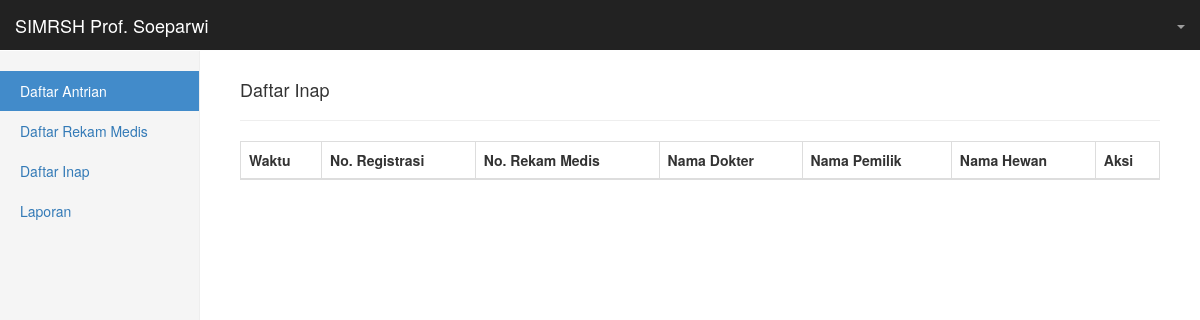
The page /index.php/rekammedis/daftar_inap on the database as committed earlier.
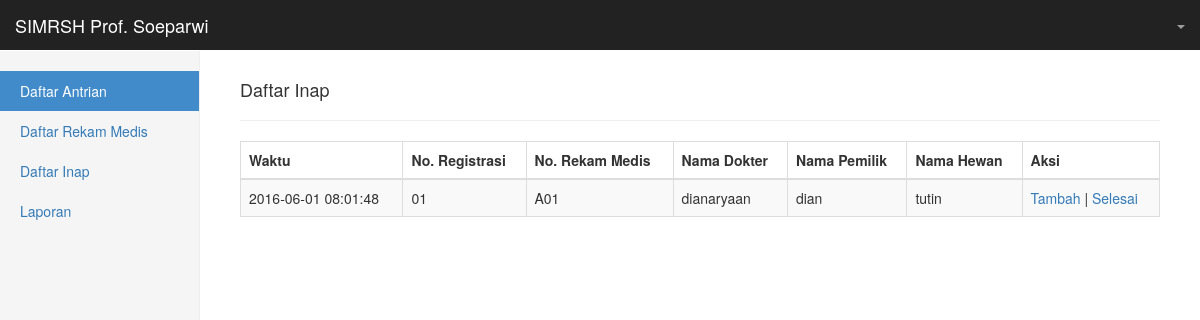
The same page on the database as committed later.
### tables this page shows
CREATE TABLE IF NOT EXISTS `inputrminap` (
  `waktu` timestamp NOT NULL DEFAULT CURRENT_TIMESTAMP ON UPDATE CURRENT_TIMESTAMP,
  `id` int(11) NOT NULL AUTO_INCREMENT,
  `no_registrasi` varchar(50) DEFAULT NULL,
  `no_rm` varchar(50) DEFAULT NULL,
  `nama_pemilik` varchar(50) DEFAULT NULL,
  `nama_hewan` varchar(50) DEFAULT NULL,
  `diagnosis` varchar(250) DEFAULT NULL,
  `signalemen_ttl` varchar(50) DEFAULT NULL,
  `signalemen_kelamin` varchar(50) DEFAULT NULL,
  `berat_badan` int(11) DEFAULT NULL,
  `username` varchar(50) DEFAULT NULL,
  `nama_mahasiswa` varchar(50) DEFAULT NULL,
  `semester_mahasiswa` varchar(50) DEFAULT NULL,
  `nama_obat` varchar(250) DEFAULT NULL,
  `jumlah_resep` varchar(250) DEFAULT NULL,
  `satuan_resep` varchar(250) DEFAULT NULL,
  `perintah_pembuatan` varchar(250) DEFAULT NULL,
  `petunjuk_penggunaan` varchar(250) DEFAULT NULL,
  `pssm` varchar(250) DEFAULT NULL,
  `pengobatan` varchar(250) DEFAULT NULL,
  `ket_pengobatan` varchar(250) DEFAULT NULL,
  `statusinap` tinyint(2) NOT NULL DEFAULT '1',
  PRIMARY KEY (`id`)
);

### application/controllers/Rekammedis.php (called while the page is built, shortened)
<?php
class Rekammedis extends CI_Controller {
	function __construct()
    {
 		$this->load->helper('url','form', 'session', 'form_validation');
        $this->load->database();
        $this->load->library('Excel');
    }
	function daftar_inap()
	{
		$data['daftar_inap_aktif'] = $this->rekammedis_model->daftar_inap_aktif();
		$this->load->view('daftar_inap_view', $data);
	}
}
?>

### index.php (called while the page is built, shortened)
<?php
require_once BASEPATH.'core/CodeIgniter.php';

### application/models/Rekammedis_model.php (called while the page is built, shortened)
<?php
class Rekammedis_model extends CI_Model {
    function daftar_inap_aktif()
	{
		$this->db->select('*');
		$this->db->select_max('waktu');
	    $this->db->from('inputrminap');
	    $this->db->where('statusinap =', 1);
	    $this->db->group_by('no_registrasi');
	    $this->db->order_by('waktu', 'DESC');
	    $query = $this->db->get();
	    return $query->result();
	}
}
?>

### application/views/daftar_inap_view.php (the view, shortened to what this page needs)
?><!DOCTYPE html>
<html lang="en">
  <head>
    <link rel="stylesheet" href="<?php echo base_url("style/css/bootstrap.min.css"); ?>">
    <link rel="stylesheet" href="<?php echo base_url("style/css/dashboard.css"); ?>">
    <link rel="stylesheet" href="<?php echo base_url();?>style/css/dataTables.bootstrap.min.css">
    <link rel="stylesheet" href="<?php echo base_url();?>style/css/responsive.bootstrap.min.css">
  </head>
  <body>
  <?php $this->load->view('menu_view'); ?>
    <div class="col-sm-9 col-sm-offset-3 col-md-10 col-md-offset-2 main">
      <h4 style="text-align:left">Daftar Inap</h4>
      <hr>
        <table id="tabel-pas" class="table table-striped table-bordered dt-responsive wrap" cellspacing="0" width="100%">
          <thead>
            <tr>
              <th>Waktu</th>
              <th>No. Registrasi</th>
              <th>No. Rekam Medis</th>
              <th>Nama Dokter</th>
              <th>Nama Pemilik</th>
              <th>Nama Hewan</th>
              <th>Aksi</th>
            </tr>
          </thead>
          <tbody>
            <?php
              $no = 1;
              foreach($daftar_inap_aktif as $row){
              echo "<tr>";
              echo '<td>'.$row->waktu.'</td>';
              echo "<td>".$row->no_registrasi."</td>";
              echo "<td>".$row->no_rm."</td>";
              echo "<td>".$row->username."</td>";
              echo "<td>".$row->nama_pemilik."</td>";
              echo "<td>".$row->nama_hewan."</td>";
              echo '<td>';
                echo '<a href="linktoforminap?id='.$row->id.'">Tambah</a> | <a href="akhiriinap?no_registrasi='.$row->no_registrasi.'" name="clickakhiri">Selesai</a>';
              echo'</td>';
              echo"</tr>";$no++;
              }
            ?>
          </tbody>
        </table>
    </div>
  </body>
</html>

### application/views/menu_view.php (shortened to what this page needs)
<nav class="navbar navbar-inverse navbar-fixed-top">
  <div class="container-fluid">
    <div class="navbar-header">
      <a class="navbar-brand" href="#">SIMRSH Prof. Soeparwi</a>
    </div>
    <div id="navbar" class="navbar-collapse collapse">
      <ul class="nav navbar-nav navbar-right">
        <li class="dropdown">
          <a href="#" class="dropdown-toggle" data-toggle="dropdown" role="button" aria-haspopup="true" aria-expanded="false"><?php $username = $this->session->userdata('username'); echo $username;?> <span class="caret"></span></a>
        </li>
      </ul>
    </div>
  </div>
</nav>
<div class="container-fluid">
  <div class="row">
    <div class="col-sm-3 col-md-2 sidebar">
      <ul class="nav nav-sidebar">
        <li class="active"><a href="<?php echo base_url();?>index.php/rekammedis/index">Daftar Antrian</a></li>
        <li><a href="<?php echo base_url();?>index.php/rekammedis/daftar_rm">Daftar Rekam Medis</a></li>
        <li><a href="<?php echo base_url();?>index.php/rekammedis/daftar_inap">Daftar Inap</a></li>
        <li><a href="<?php echo base_url();?>index.php/rekammedis/laporan">Laporan</a></li>
      </ul>
    </div>

### style/css/dashboard.css (style rules this page uses)
body { padding-top: 50px; }
.navbar-fixed-top { border: 0; }
.sidebar { display: none; }
@media (min-width: 768px) { .sidebar { position: fixed; top: 51px; bottom: 0; left: 0; z-index: 1000; display: block; padding: 20px; overflow-x: hidden; overflow-y: auto; background-color: #f5f5f5; border-right: 1px solid #eee; } }
.nav-sidebar { margin-right: -21px; margin-bottom: 20px; margin-left: -20px; }
.nav-sidebar > li > a { padding-right: 20px; padding-left: 20px; }
.nav-sidebar > .active > a, .nav-sidebar > .active > a:hover, .nav-sidebar > .active > a:focus { color: #fff; background-color: #428bca; }
.main { padding: 20px; }
@media (min-width: 768px) { .main { padding-right: 40px; padding-left: 40px; } }

Rows that differ between the two databases and show on the page:
added inputrminap: waktu "2016-06-01 08:01:48", no_registrasi "01", no_rm "A01", username "dianaryaan", nama_pemilik "dian", nama_hewan "tutin"
